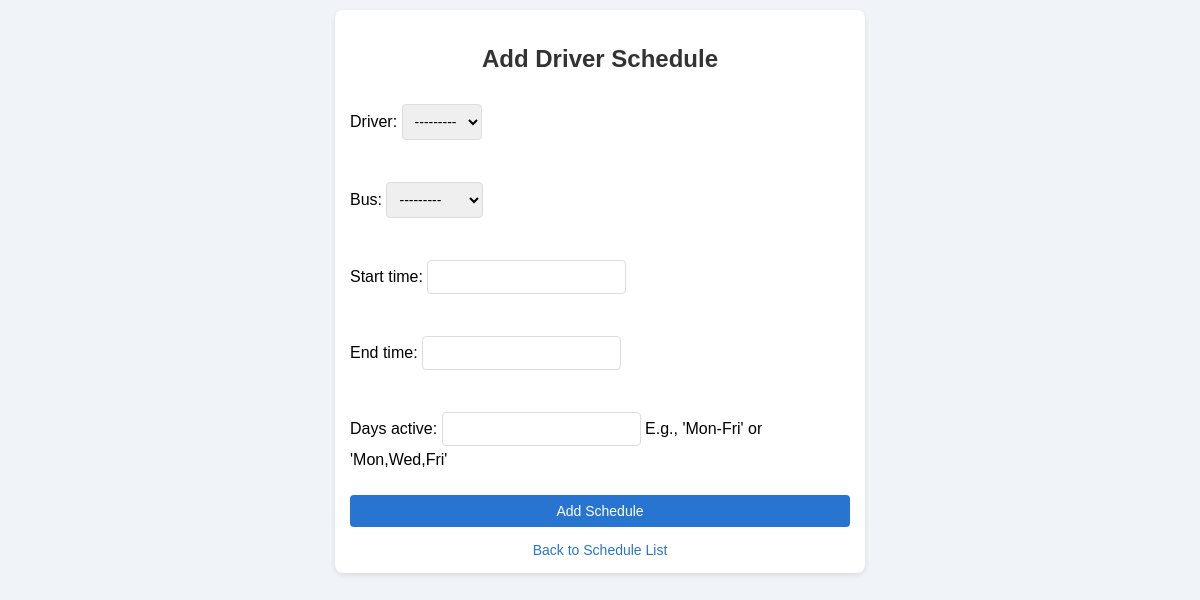
Page /employees/driver_schedule/add/ (signed in) on the earlier database version.
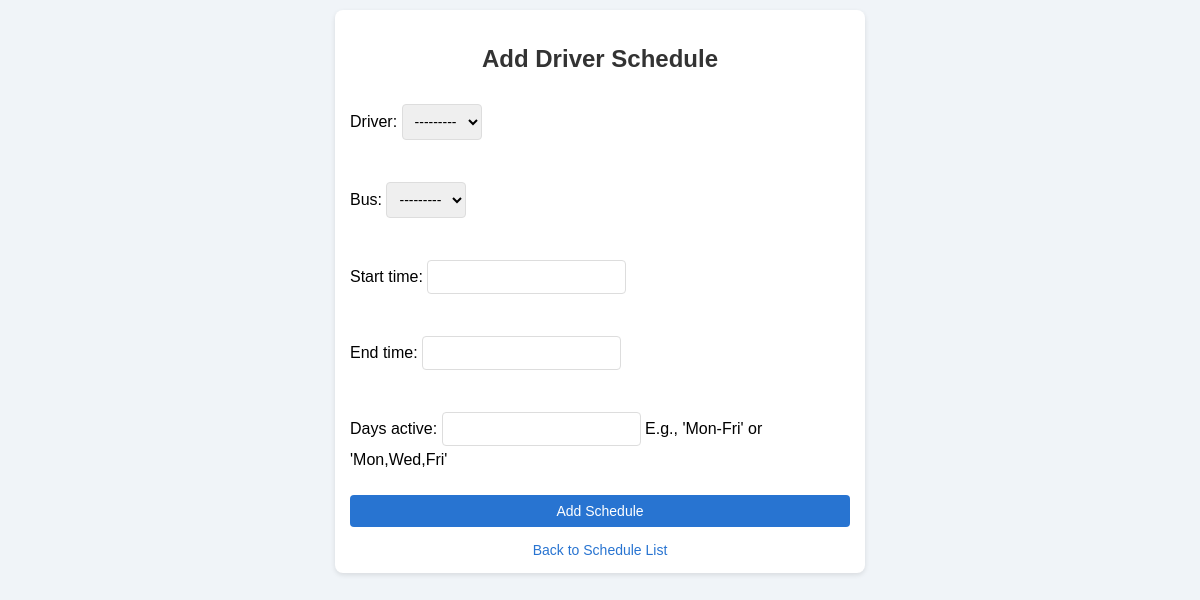
Same page on the later database version.
### bms_bus_information_management/models.py (models this page shows)
class Bus(models.Model):
    BUS_STATUS_CHOICES = [
        ('on_standby', 'On Standby'),
        ('in_transit', 'In Transit'),
        ('under_maintenance', 'Under Maintenance'),
    ]
    bus_id = models.AutoField(primary_key=True)
    plate_number = models.CharField(max_length=100, unique=True)
    model = models.CharField(max_length=100)
    make = models.CharField(max_length=100)
    year = models.DateField()
    capacity = models.IntegerField()
    status = models.CharField(max_length=50, choices=BUS_STATUS_CHOICES, default='on_standby')  # Use choices here
    user = models.ForeignKey(User, on_delete=models.CASCADE)
    def __str__(self):
        return self.plate_number

### bms_driversworkers_management/views.py (the view)
# urls.py: path('driver_schedule/add/', views.add_driver_schedule, name='add_driver_schedule'),
@login_required
def add_driver_schedule(request):
    if request.method == 'POST':
        form = DriverScheduleForm(request.POST)
        if form.is_valid():
            form.save()
            return redirect('driver_schedule_list')
    else:
        form = DriverScheduleForm()
    return render(request, 'bms_driversworkers_management/add_driver_schedule.html', {'form': form})

### bms_driversworkers_management/forms.py
class DriverScheduleForm(forms.ModelForm):
    class Meta:
        model = DriverSchedule
        fields = ['driver', 'bus', 'start_time', 'end_time', 'days_active']

### bms_driversworkers_management/templates/bms_driversworkers_management/add_driver_schedule.html (shortened to what this page needs)
<!DOCTYPE html>
<html>
<head>
    {% load static %}
    <link rel="stylesheet" href="{% static 'css/add_template.css' %}">
</head>
<body>
    <div class="container">
        <h2>Add Driver Schedule</h2>
        <form method="post">
            {{ form.as_p }}
            <button type="submit">Add Schedule</button>
        </form>
        <a href="{% url 'driver_schedule_list' %}">Back to Schedule List</a>
    </div>
</body>
</html>

Differences in the rows shown:
removed Bus: bus "---------"
Other differences:
form field bus: (not shown) → "---------"
